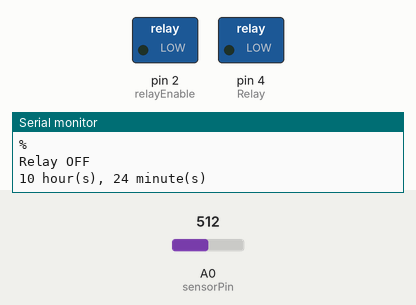
This sketch was run on a simulated Arduino Uno, built with avr-gcc and run on an emulated ATmega328P. On the bench: switched loads named in the sketch (green lamp = pin HIGH), the last lines printed to the serial monitor. The inputs (shaded band) are chosen by the test bench; at power-on: A0 (sensorPin) = 512. The local clock reads 2024-03-15 10:24:30 at power-on unless the sketch sets it.

Above: at 2.2 s.
2.3 s: A0 (sensorPin) set to 551
5.0 s: A0 (sensorPin) set to 572
At 5.7 s:
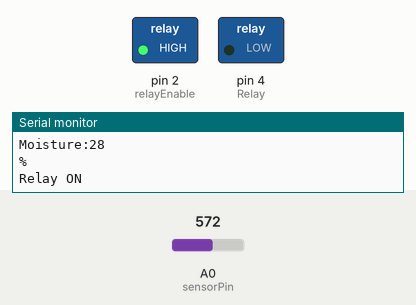
7.7 s: A0 (sensorPin) set to 511
At 10.2 s:
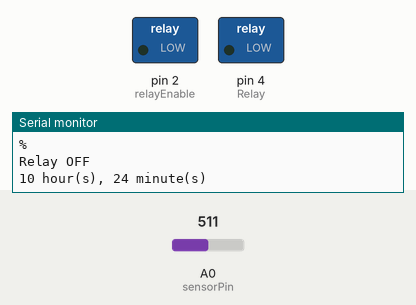
10.5 s: A0 (sensorPin) set to 716
At 11.9 s:
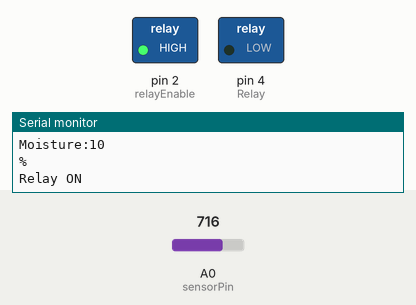
Timing chart, 0 to 13.5 s (numbered marks = the images above; inputs shaded):
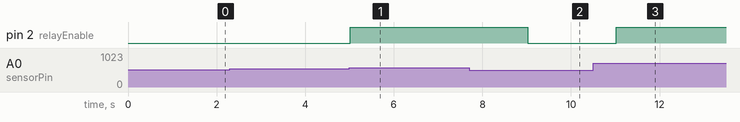

Measured:
- the behaviour switches between 563 and 564 on A0 (sensorPin) (found by bisection; images 0 and 1)
- after the input at 5.0 s, pin 2 (relayEnable): LOW → HIGH at once
- after the input at 7.7 s, pin 2 (relayEnable): HIGH → LOW after 1.3 s
- after the input at 10.5 s, pin 2 (relayEnable): LOW → HIGH after 0.52 s

The sketch:

combine.ino
```cpp
#include <DS3231.h>
const int relayEnable =2;
const int sensorPin =A0;
const int tresholdMax=800;
const int tresholdMin =10;
int Relay = 4;

DS3231  rtc(SDA, SCL);
Time t;

const int OnHour = 12; //SET TIME TO ON RELAY (24 HOUR FORMAT)
const int OnMin = 26;
const int OffHour = 12; //SET TIME TO OFF RELAY
const int OffMin = 27;

void setup() {
   pinMode(relayEnable, OUTPUT);
   pinMode(sensorPin, INPUT);
   Serial.begin(9600);
  rtc.begin();
  pinMode(Relay, OUTPUT);
  digitalWrite(Relay, LOW);
  Serial.println("Soil Moisture Level:");
   delay(1000);


}
void loop() {
  t = rtc.getTime();
  int sensorValue =analogRead(sensorPin);
sensorValue = map(sensorValue, tresholdMax, tresholdMin, 0, 100);
Serial.print("Moisture:");
Serial.println(sensorValue);
Serial.println("%");
if (sensorValue < 30)
{
  digitalWrite(relayEnable, HIGH);
  Serial.println("Relay ON");
}
else
{
  digitalWrite(relayEnable, LOW);
  Serial.println("Relay OFF");
}
delay(1000);
Serial.print(t.hour);
  Serial.print(" hour(s), ");
  Serial.print(t.min);
  Serial.print(" minute(s)");
  Serial.println(" ");
  delay (1000);

  if(t.hour == OnHour && t.min == OnMin){
    digitalWrite(Relay,HIGH);
    Serial.println("LIGHT ON");
    }

    else if(t.hour == OffHour && t.min == OffMin){
      digitalWrite(Relay,LOW);
      Serial.println("LIGHT OFF");
    }
}
```
